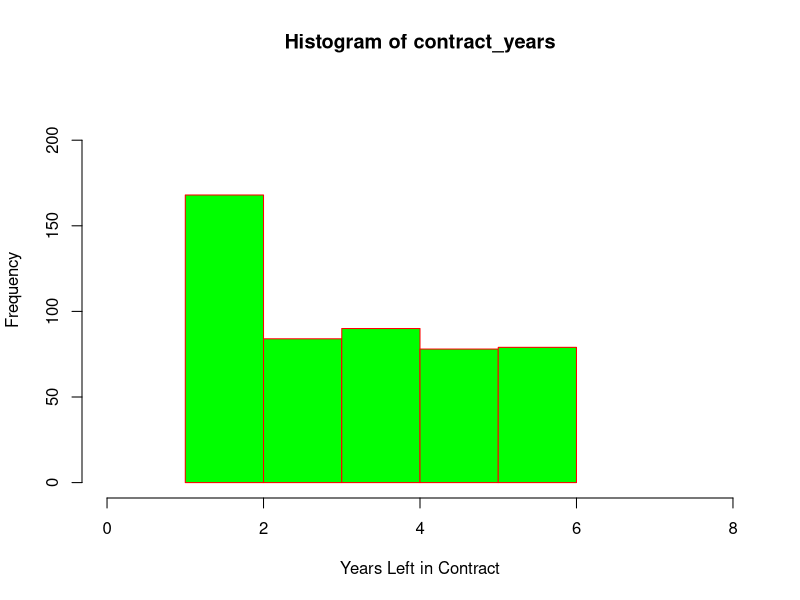
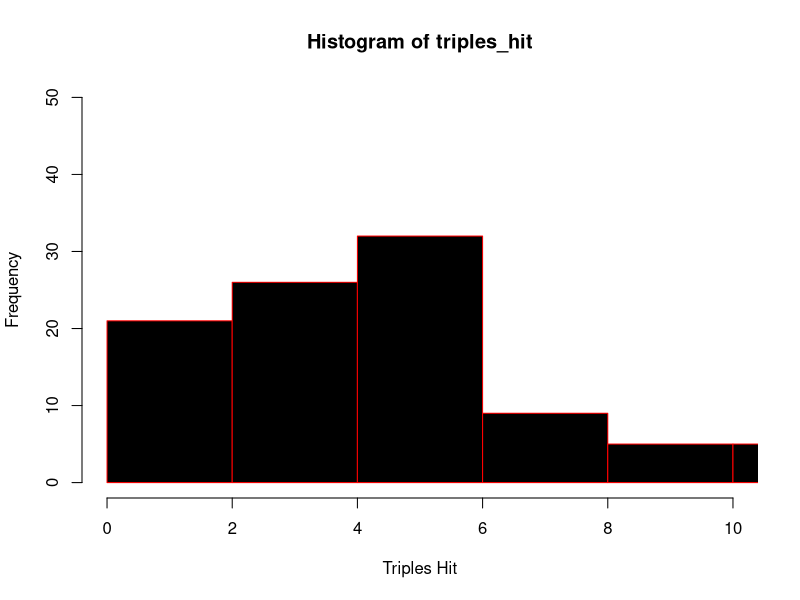

Source code (R) for these figures, in order:
## ---- chunk 1
# Home-runs so far
HR_before <- c(11, 13, 12)
# Average Number of Home-runs per season wanted
wanted_HR <- 20
# Number of seasons
n_seasons <- 4
# Needed Home-runs on season 4
x_4 <- n_seasons*wanted_HR - sum(HR_before)
# Minimum number of Home-runs needed by Robert
x_4
## ---- chunk 2
# Robert's performance
Robert_HRs <- c(11, 13, 12,44)
# Mean
mean(Robert_HRs)
## ---- chunk 3
# Standard Deviation
sd(Robert_HRs)
## ---- chunk 4
# Maximum number of home-runs during the four seasons period
max(Robert_HRs)
## ---- chunk 5
# Minimum number of home-runs during the four seasons period
min(Robert_HRs)
## ---- chunk 6
# Summary 
summary(Robert_HRs)
## ---- chunk 7
# walks per season so far
walks_per_season <- c(79,108,41,145,135)
# Average Number of Home-runs per season wanted
wanted_walks <- 100
# Number of seasons
n_seasons <- 6
# Needed Home-runs on season 4
x_6 <- n_seasons*wanted_walks - sum(walks_per_season)
# Minimum number of Home-runs needed by Robert
x_6
## ---- chunk 8
# Robert's performance
Juans_walks_per_season <- c(79,108,41,145,135,92)
# Mean
mean(Juans_walks_per_season)
## ---- chunk 9
# Standard Deviation
sd(Juans_walks_per_season)
## ---- chunk 10
# Maximum number of home-runs during the four seasons period
max(Juans_walks_per_season)
## ---- chunk 11
# Minimum number of home-runs during the four seasons period
min(Juans_walks_per_season)
## ---- chunk 12
# Summary 
summary(Juans_walks_per_season)
## ---- chunk 13
n_1 <- 10
n_2 <- 4
y_1 <- 72000
y_2 <- 84000
# Mean salary overall
salary_ave <-  (n_1*y_1 + n_2*y_2)/(n_1+n_2)
salary_ave
## ---- chunk 14
n_1 <- 7
n_2 <- 9
y_1 <- 102000
y_2 <- 91000
# Mean salary overall
salary_ave <-  (n_1*y_1 + n_2*y_2)/(n_1+n_2)
salary_ave
## ---- chunk 15
contract_length <- read.table("allcontracts.csv", header = TRUE, sep = ",")
contract_years <- contract_length$years
## ---- chunk 16
# Mean 
contracts_mean  <- mean(contract_years)
contracts_mean
## ---- chunk 17
# Median
contracts_median <- median(contract_years)
contracts_median
## ---- chunk 18
# Find number of observations
contracts_n <- length(contract_years)
# Find standard deviation
contracts_sd <- sd(contract_years)

contracts_n
contracts_sd
## ---- chunk 19
contracts_w1sd <- sum((contract_years - contracts_mean)/contracts_sd < 1)/ contracts_n
# Percentage of observation within one standard deviation of the mean
contracts_w1sd
## ---- chunk 20
## Difference from empirical 
difference_w1sd <- contracts_w1sd - 0.68
difference_w1sd
## ---- chunk 21
## Within 2 sd
contracts_w2sd <- sum((contract_years - contracts_mean)/ contracts_sd < 2)/contracts_n
contracts_w2sd
## ---- chunk 22
## Difference from empirical 
difference_w2sd <- contracts_w2sd - 0.95
difference_w2sd
## ---- chunk 23
## Within 3 sd 
contracts_w3sd <- sum((contract_years - contracts_mean)/ contracts_sd < 3)/contracts_n
contracts_w3sd
## ---- chunk 24
## Difference from empirical 
difference_w3sd <- contracts_w3sd - 0.9973
difference_w3sd 
## ---- chunk 25
# Create histogram
hist(contract_years,xlab = "Years Left in Contract",col = "green",border = "red", xlim = c(0,8), ylim = c(0,225),  breaks = 5)
## ---- chunk 26
triples_hit <- read.table("triples_hit.csv", header = TRUE, sep = ",")
triples_hit <- triples_hit$triples_hit
## ---- chunk 27
# Mean 
triples_hit_mean  <- mean(triples_hit)
triples_hit_mean
## ---- chunk 28
# Median
triples_hit_median <- median(triples_hit)
triples_hit_median
## ---- chunk 29
# Number of observations
triples_hit_n <- length(triples_hit)
# Standard deviation
triples_hit_sd <- sd(triples_hit)

triples_hit_n
triples_hit_sd
## ---- chunk 30
triples_hit_w1sd <- sum((triples_hit - triples_hit_mean)/triples_hit_sd < 1)/ triples_hit_n
# Percentage of observation within one standard deviation of the mean
triples_hit_w1sd
## ---- chunk 31
## Difference from empirical 
triples_hit_w1sd <- triples_hit_w1sd - 0.68
triples_hit_w1sd
## ---- chunk 32
## Within 2 sd
triples_hit_w2sd <- sum((triples_hit - triples_hit_mean)/ triples_hit_sd < 2)/triples_hit_n
triples_hit_w2sd
## ---- chunk 33
## Difference from empirical 
triples_hit_w2sd <- triples_hit_w2sd - 0.95
triples_hit_w2sd
## ---- chunk 34
## Within 3 sd 
triples_hit_w3sd <- sum((triples_hit - triples_hit_mean)/ triples_hit_sd < 3)/triples_hit_n
triples_hit_w3sd
## ---- chunk 35
## Difference from empirical 
triples_hit_w3sd <- triples_hit_w3sd - 0.9973
triples_hit_w3sd 
## ---- chunk 36
# Create histogram
hist(triples_hit,xlab = "Triples Hit",col = "black",border = "red", xlim = c(0,10), ylim = c(0,50),  breaks = 5)
